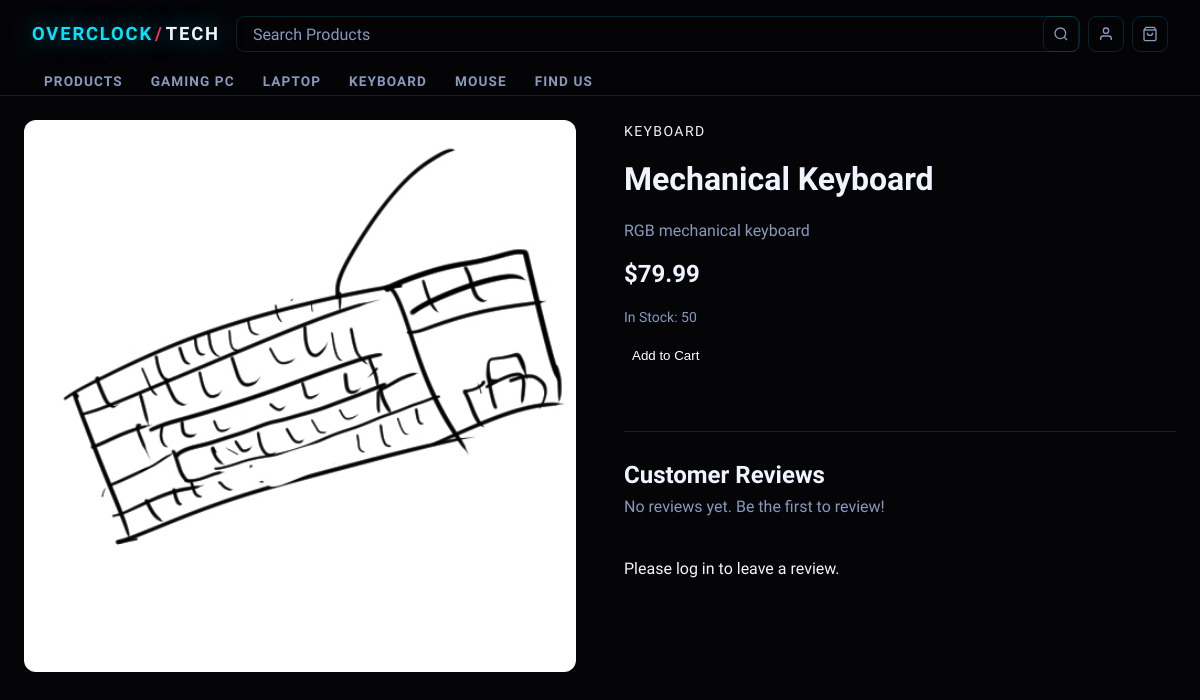
The app's page /product.php?id=3, older data.
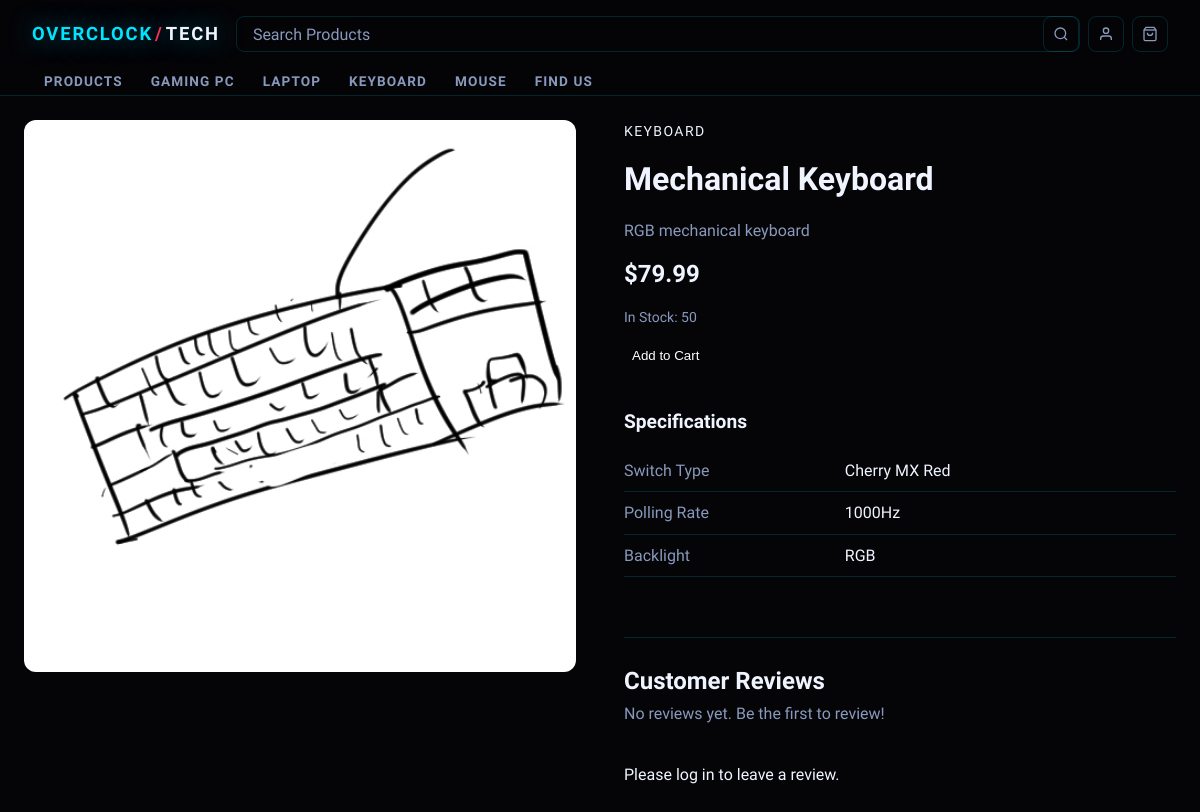
The same page, newer data.
### tables this page shows
CREATE TABLE `products` (
  `product_id` int(11) NOT NULL AUTO_INCREMENT,
  `category_id` int(11) DEFAULT NULL,
  `name` varchar(100) NOT NULL,
  `description` text DEFAULT NULL,
  `price` decimal(10,2) NOT NULL,
  `stock` int(11) DEFAULT 0,
  `image` varchar(255) DEFAULT NULL,
  PRIMARY KEY (`product_id`),
  KEY `category_id` (`category_id`),
  CONSTRAINT `products_ibfk_1` FOREIGN KEY (`category_id`) REFERENCES `categories` (`category_id`)
);

CREATE TABLE `categories` (
  `category_id` int(11) NOT NULL AUTO_INCREMENT,
  `name` varchar(50) NOT NULL,
  PRIMARY KEY (`category_id`)
);

CREATE TABLE `product_specs` (
  `spec_id` int(11) NOT NULL AUTO_INCREMENT,
  `product_id` int(11) DEFAULT NULL,
  `spec_name` varchar(100) NOT NULL,
  `spec_value` varchar(255) NOT NULL,
  PRIMARY KEY (`spec_id`),
  KEY `product_id` (`product_id`),
  CONSTRAINT `product_specs_ibfk_1` FOREIGN KEY (`product_id`) REFERENCES `products` (`product_id`)
);

### product.php (the view, shortened to what this page needs)
<?php
require_once 'db.php';
$product_id = isset($_GET['id']) ? (int)$_GET['id'] : null;
$stmt = $pdo->prepare("SELECT * FROM products WHERE product_id = ?");
$stmt->execute([$product_id]);
$product = $stmt->fetch();
$stmt = $pdo->prepare("SELECT * FROM product_specs WHERE product_id = ?");
$stmt->execute([$product_id]);
$specs = $stmt->fetchAll();
$stmt = $pdo->prepare("SELECT name FROM categories WHERE category_id = ?");
$stmt->execute([$product['category_id']]);
$category = $stmt->fetch();
$can_review = false;
$already_reviewed = false;
$stmt = $pdo->prepare("
  SELECT r.*, c.fname, c.lname
  FROM reviews r
  JOIN customers c ON r.customer_id = c.customer_id
  WHERE r.product_id = ?
  ORDER BY r.created_at DESC
");
$stmt->execute([$product_id]);
$reviews = $stmt->fetchAll();
?>
<!DOCTYPE html>
<html lang="en">
<head>
  <link rel="stylesheet" href="css/style.css">
</head>
<body>
  <?php include 'includes/nav.php'; ?>
  <main class="product-page">
    <div class="product-details">
      <div class="product-image">
        <img src="images/<?= htmlspecialchars($product['image']) ?>"
             alt="<?= htmlspecialchars($product['name']) ?>">
      </div>
      <div class="product-info">
        <p class="product-category"><?= htmlspecialchars($category['name']) ?></p>
        <h1><?= htmlspecialchars($product['name']) ?></h1>
        <p class="product-description"><?= htmlspecialchars($product['description']) ?></p>
        <p class="product-price">$<?= number_format($product['price'], 2) ?></p>
        <p class="product-stock">In Stock: <?= $product['stock'] ?></p>
        <form method="POST" action="product.php?id=<?= $product['product_id'] ?>">
          <button type="submit" name="add_to_cart" class="add-to-cart">Add to Cart</button>
        </form>
        <?php if (!empty($specs)): ?>
          <div class="product-specs">
            <h2>Specifications</h2>
            <table class="specs-table">
              <?php foreach ($specs as $spec): ?>
                <tr>
                  <td class="spec-name"><?= htmlspecialchars($spec['spec_name']) ?></td>
                  <td class="spec-value"><?= htmlspecialchars($spec['spec_value']) ?></td>
                </tr>
              <?php endforeach; ?>
            </table>
          </div>
        <?php endif; ?>
        <div class="reviews-section">
          <h2>Customer Reviews
          </h2>
          <?php if (empty($reviews)): ?>
            <p class="no-reviews">No reviews yet. Be the first to review!</p>
          <?php endif; ?>
        </div>
        <?php if (isset($_SESSION['user_id'])): ?>
          <?php if ($can_review && !$already_reviewed): ?>
            <div class="review-form">
              <h3>Leave a Review</h3>
              <form action="product.php?id=<?= $product_id ?>" method="POST">
                <div class="rating-input">
                  <label>Rating</label>
                  <div class="star-select">
                    <?php for ($i = 5; $i >= 1; $i--): ?>
                      <input type="radio" name="rating" id="star<?= $i ?>" value="<?= $i ?>" required>
                      <label for="star<?= $i ?>">★</label>
                    <?php endfor; ?>
                  </div>
                </div>
                <div class="review-input">
                  <label for="comment">Comment</label>
                  <textarea id="comment" name="comment" rows="4"
                    placeholder="Share your experience..." required
                    maxlength="500"></textarea>
                </div>
                <input type="hidden" name="submit_review" value="1">
                <button type="submit" class="btn-submit-review">Submit Review</button>
              </form>
            </div>
          <?php elseif ($already_reviewed): ?>
            <p class="text-grey">You have already reviewed this product.</p>
          <?php else: ?>
            <p class="text-grey">Only customers who have purchased this product can leave a review.</p>
          <?php endif; ?>
        <?php else: ?>
          <p class="text-grey">Please <a href="<?= $basePath ?>forms/login.php">log in</a> to leave a review.</p>
        <?php endif; ?>
      </div>
    </div>
  </main>
</body>
</html>

### includes/nav.php (shortened to what this page needs)
<?php
$activePage = $activePage ?? '';
$basePath   = $basePath ?? '';
$navItems = [
  ['href' => $basePath . 'products.php',                'label' => 'Products',   'key' => 'products'],
  ['href' => $basePath . 'products.php?category=1',     'label' => 'Gaming PC',  'key' => 'gaming-pc'],
  ['href' => $basePath . 'products.php?category=2',     'label' => 'Laptop',     'key' => 'laptop'],
  ['href' => $basePath . 'products.php?category=3',     'label' => 'Keyboard',   'key' => 'keyboard'],
  ['href' => $basePath . 'products.php?category=4',     'label' => 'Mouse',      'key' => 'mouse'],
  ['href' => $basePath . 'findus.php',                  'label' => 'Find Us',    'key' => 'find-us'],
];
$cartCount = isset($_SESSION['cart']) ? array_sum(array_column($_SESSION['cart'], 'qty')) : 0;
$isLoggedIn = isset($_SESSION['user_id']);
$userName   = $isLoggedIn ? htmlspecialchars($_SESSION['username'] ?? 'Account') : null;
?>
<nav class="navbar" aria-label="Main navigation">
  <div class="nav-top">
    <a href="<?= $basePath ?>home.php" class="navbar-brand" aria-label="OVERCLOCK TECH Home">
      OVERCLOCK<span class="brand-slash">/</span><span>TECH</span>
    </a>
      <div class="search" id="searchBar">
      <form action="search.php" method="GET" id="searchForm">
        <input class="search-input" type="search" name="q" placeholder="Search Products">
      </form>
      <button class="nav-icon-btn" id="searchBtn" aria-label="Search">
        <svg width="16" height="16" viewBox="0 0 24 24" fill="none" stroke="currentColor" stroke-width="2">
          <circle cx="11" cy="11" r="8"/><path d="m21 21-4.35-4.35"/>
        </svg>
      </button>
      </div>
    <div class="nav-icons">
      <?php if ($isLoggedIn): ?>
        <a href="<?= $basePath ?>profile.php" class="nav-icon-btn" aria-label="My Account: <?= $userName ?>" title="My Profile">
          <svg width="16" height="16" viewBox="0 0 24 24" fill="none" stroke="currentColor" stroke-width="2">
            <path d="M20 21v-2a4 4 0 0 0-4-4H8a4 4 0 0 0-4 4v2"/><circle cx="12" cy="7" r="4"/>
          </svg>
        </a>
        <a href="<?= $basePath ?>forms/logout.php" class="nav-icon-btn nav-logout-btn" aria-label="Log out" title="Log Out">
          <svg width="16" height="16" viewBox="0 0 24 24" fill="none" stroke="currentColor" stroke-width="2">
            <path d="M9 21H5a2 2 0 0 1-2-2V5a2 2 0 0 1 2-2h4"/><polyline points="16 17 21 12 16 7"/><line x1="21" y1="12" x2="9" y2="12"/>
          </svg>
        </a>
      <?php else: ?>
        <a href="<?= $basePath ?>forms/login.php" class="nav-icon-btn" aria-label="Login">
          <svg width="16" height="16" viewBox="0 0 24 24" fill="none" stroke="currentColor" stroke-width="2">
            <path d="M20 21v-2a4 4 0 0 0-4-4H8a4 4 0 0 0-4 4v2"/><circle cx="12" cy="7" r="4"/>
          </svg>
        </a>
      <?php endif; ?>
      <a href="<?= $basePath ?>cart.php" class="nav-icon-btn" aria-label="Shopping cart, <?= $cartCount ?> items">
        <svg width="16" height="16" viewBox="0 0 24 24" fill="none" stroke="currentColor" stroke-width="2">
          <path d="M6 2L3 6v14a2 2 0 002 2h14a2 2 0 002-2V6l-3-4z"/><line x1="3" y1="6" x2="21" y2="6"/>
          <path d="M16 10a4 4 0 01-8 0"/>
        </svg>
      </a>
    </div>
  </div>
  <ul class="nav-links" id="navLinks" role="menubar">
    <?php foreach ($navItems as $item): ?>
      <li role="none">
        <a href="<?= $item['href'] ?>"
           class="<?= $activePage === $item['key'] ? 'active' : '' ?>"
           role="menuitem"
           aria-current="<?= $activePage === $item['key'] ? 'page' : 'false' ?>">
          <?= $item['label'] ?>
        </a>
      </li>
    <?php endforeach; ?>
  </ul>
</nav>

### css/style.css (style rules this page uses)
:root { --bg-black: #050508; --bg-dark: #0a0a10; --bg-card: #0f0f18; --bg-card2: #141420; --neon: #00e5ff; --neon-dim: rgba(0, 229, 255, 0.12); --neon-glow: 0 0 24px rgba(0, 229, 255, 0.5); --neon2: #ff2d55; --neon2-glow: 0 0 24px rgba(255, 45, 85, 0.5); --neon-green: #00ff96; --neon-green-glow: 0 0 24px rgba(0, 255, 150, 0.5); --text-white: #f0f4ff; --text-grey: #8899bb; --text-muted: #4a5570; --border: rgba(0, 229, 255, 0.15); --border-hover: rgba(0, 229, 255, 0.5); --font-display: 'Orbitron', monospace; --font-body: 'Rajdhani', sans-serif; --font-mono: 'Share Tech Mono', monospace; }
*, *::before, *::after { box-sizing: border-box; margin: 0; padding: 0; }
html { scroll-behavior: smooth; }
body { font-family: var(--font-body); background: var(--bg-black); color: var(--text-white); overflow-x: hidden; line-height: 1.6; }
a, a:hover { text-decoration: none; color: inherit; }
.navbar { position: sticky; top: 0; z-index: 1000; background: rgba(5, 5, 8, 0.92); backdrop-filter: blur(16px); border-bottom: 1px solid var(--border); padding: 1rem 2rem; display: flex; flex-direction: column; flex-wrap: nowrap; align-items: stretch; justify-content: flex-start; height: 96px; }
.navbar-brand { font-family: var(--font-display); font-size: 1.15rem; font-weight: 900; color: var(--neon); letter-spacing: 0.1em; text-shadow: var(--neon-glow); white-space: nowrap; flex-shrink: 0; margin: 0; padding: 0; }
.navbar-brand span { color: var(--text-white); }
.navbar-brand .brand-slash { color: var(--neon2); margin: 0 2px; }
.nav-top { display: flex; align-items: center; margin-bottom: 1rem; width: 100%; }
.nav-links { display: flex; list-style: none; gap: 0.25rem; flex: 1; margin: 0; padding: 0; }
.nav-links a { font-family: var(--font-body); font-weight: 600; font-size: 0.85rem; letter-spacing: 0.08em; text-transform: uppercase; color: var(--text-grey); padding: 0.4rem 0.75rem; border-radius: 4px; transition: color 0.2s, background 0.2s; white-space: nowrap; }
.nav-icons { display: flex; align-items: center; gap: 0.5rem; flex-shrink: 0; margin-left: auto; }
.nav-icon-btn { width: 36px; height: 36px; display: flex; align-items: center; justify-content: center; border-radius: 8px; border: 1px solid var(--border); color: var(--text-grey); background: transparent; cursor: pointer; transition: all 0.2s; font-size: 1rem; position: relative; }
.search { flex: 1; height: 36px; display: flex; align-items: center; border-radius: 8px; border: 1px solid var(--border); color: var(--text-grey); background: transparent; position: relative; transition: box-shadow 0.25s; margin-left: 1rem; margin-right: 0.5rem; }
.search form { flex: 1; display: flex; align-items: center; }
.search-input { font-family: var(--font-display); font-size: 1rem; width: 100%; height: 100%; outline: none; border: none; background: transparent; caret-color: var(--text-grey); color: var(--text-grey); padding-left: 1rem; }
.search-input::placeholder { color: var(--text-grey); }
.add-to-cart { margin-top: auto; padding: 8px; border-radius: 8px; border: none; background: var(--accent); color: white; cursor: pointer; transition: opacity 0.2s; }
.product-page { max-width: 1200px; margin: 0 auto; padding: 24px; }
.product-details { display: flex; gap: 48px; }
.product-image { flex: 1; }
.product-image img { width: 100%; aspect-ratio: 1/1; object-fit: cover; border-radius: 12px; }
.product-info { flex: 1; display: flex; flex-direction: column; gap: 12px; }
.product-category { color: var(--accent); font-size: 0.875rem; text-transform: uppercase; letter-spacing: 0.1em; }
.product-info h1 { font-size: 2rem; font-weight: 700; }
.product-description { color: var(--text-grey); }
.product-price { font-size: 1.5rem; font-weight: 700; color: var(--accent); }
.product-stock { color: var(--text-grey); font-size: 0.875rem; }
.product-specs { margin-top: 24px; }
.product-specs h2 { font-size: 1.2rem; font-weight: 600; margin-bottom: 12px; }
.specs-table { width: 100%; border-collapse: collapse; }
.specs-table tr { border-bottom: 1px solid var(--border); }
.specs-table td { padding: 8px 0; }
.spec-name { color: var(--text-grey); width: 40%; }
.spec-value { font-weight: 500; }
.reviews-section { margin-top: 48px; padding-top: 24px; padding-bottom: 24px; border-top: 1px solid var(--border); }
.reviews-section h2 { font-weight: 600; display: flex; align-items: center; gap: 1rem; }
.no-reviews { color: var(--text-grey); font-size: 1rem; }

Row changes from the older to the newer data that the page shows:
added product_specs: spec_name "Switch Type", spec_value "Cherry MX Red"
added product_specs: spec_name "Polling Rate", spec_value "1000Hz"
added product_specs: spec_name "Backlight", spec_value "RGB"
Text that changed along with them:
text now shown: "Specifications"
